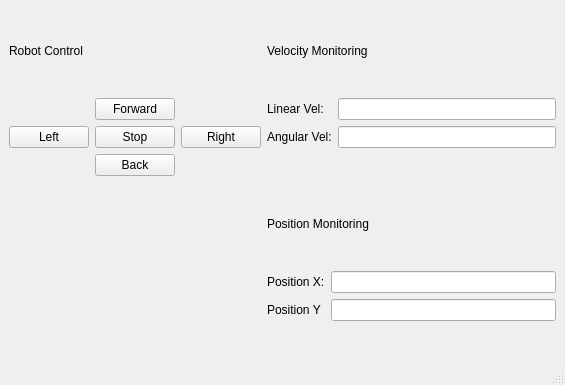
<?xml version="1.0" encoding="UTF-8"?>
<ui version="4.0">
 <class>MainWindow</class>
 <widget class="QMainWindow" name="MainWindow">
  <property name="geometry">
   <rect>
    <x>0</x>
    <y>0</y>
    <width>565</width>
    <height>385</height>
   </rect>
  </property>
  <property name="windowTitle">
   <string>Robot Control</string>
  </property>
  <widget class="QWidget" name="centralwidget">
   <layout class="QGridLayout" name="gridLayout_2">
    <item row="0" column="0">
     <widget class="QLabel" name="label">
      <property name="text">
       <string>Robot Control</string>
      </property>
     </widget>
    </item>
    <item row="0" column="1">
     <widget class="QLabel" name="label_4">
      <property name="text">
       <string>Velocity Monitoring</string>
      </property>
     </widget>
    </item>
    <item row="1" column="0">
     <layout class="QGridLayout" name="gridLayout">
      <item row="1" column="2">
       <widget class="QPushButton" name="button_dur">
        <property name="text">
         <string>Stop</string>
        </property>
       </widget>
      </item>
      <item row="0" column="2">
       <widget class="QPushButton" name="button_ileri">
        <property name="text">
         <string>Forward</string>
        </property>
       </widget>
      </item>
      <item row="1" column="0">
       <widget class="QPushButton" name="button_sol">
        <property name="text">
         <string>Left</string>
        </property>
       </widget>
      </item>
      <item row="2" column="2">
       <widget class="QPushButton" name="button_geri">
        <property name="text">
         <string>Back</string>
        </property>
       </widget>
      </item>
      <item row="1" column="3">
       <widget class="QPushButton" name="button_sag">
        <property name="text">
         <string>Right</string>
        </property>
       </widget>
      </item>
     </layout>
    </item>
    <item row="1" column="1">
     <layout class="QFormLayout" name="formLayout">
      <item row="0" column="0">
       <widget class="QLabel" name="etiket_linear">
        <property name="text">
         <string>Linear Vel: </string>
        </property>
       </widget>
      </item>
      <item row="1" column="0">
       <widget class="QLabel" name="etiket_acisal">
        <property name="text">
         <string>Angular Vel:</string>
        </property>
       </widget>
      </item>
      <item row="1" column="1">
       <widget class="QLineEdit" name="line_acisal">
        <property name="readOnly">
         <bool>true</bool>
        </property>
       </widget>
      </item>
      <item row="0" column="1">
       <widget class="QLineEdit" name="line_linear">
        <property name="readOnly">
         <bool>true</bool>
        </property>
       </widget>
      </item>
     </layout>
    </item>
    <item row="2" column="1">
     <widget class="QLabel" name="etiket_konum">
      <property name="text">
       <string>Position Monitoring</string>
      </property>
     </widget>
    </item>
    <item row="3" column="1">
     <layout class="QFormLayout" name="formLayout_2">
      <item row="0" column="0">
       <widget class="QLabel" name="etiket_x">
        <property name="text">
         <string>Position X:</string>
        </property>
       </widget>
      </item>
      <item row="0" column="1">
       <widget class="QLineEdit" name="kine_x">
        <property name="readOnly">
         <bool>true</bool>
        </property>
       </widget>
      </item>
      <item row="1" column="0">
       <widget class="QLabel" name="etiket_y">
        <property name="text">
         <string>Position Y</string>
        </property>
       </widget>
      </item>
      <item row="1" column="1">
       <widget class="QLineEdit" name="line_y">
        <property name="readOnly">
         <bool>true</bool>
        </property>
       </widget>
      </item>
     </layout>
    </item>
   </layout>
  </widget>
  <widget class="QMenuBar" name="menubar">
   <property name="geometry">
    <rect>
     <x>0</x>
     <y>0</y>
     <width>565</width>
     <height>22</height>
    </rect>
   </property>
  </widget>
  <widget class="QStatusBar" name="statusbar"/>
 </widget>
 <resources/>
 <connections/>
</ui>
